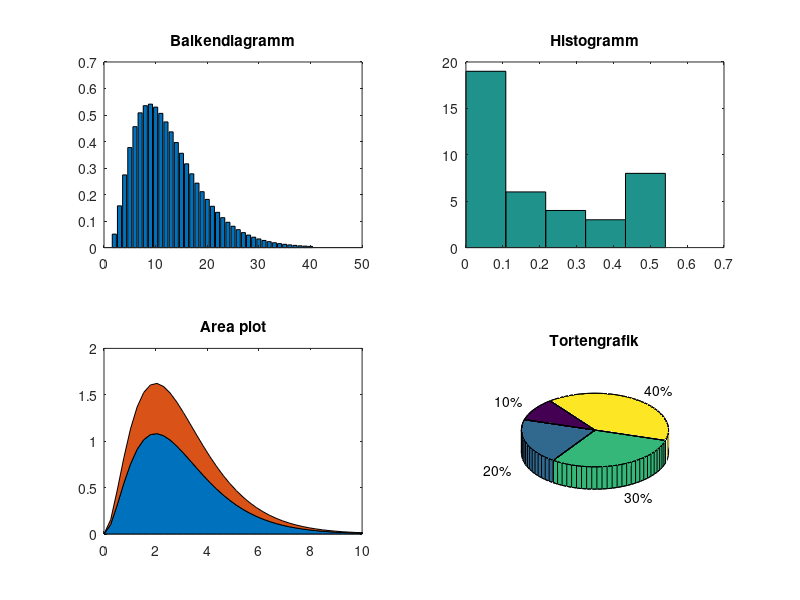

Here is the MATLAB script that generated this plot:
%-----------------------------
%  darstellung_daten_2d.m
%
%  Das Programm zeigt einige Visualisierungsmglichkeiten von Daten
%
%  Gerd Rapin   25.11.2003
%------------------------------
 
% Daten
n=linspace(0,10,40);
y=n.^2.*exp(-n);

% Balkendiagramm
subplot(2,2,1),
bar(y); title('Balkendiagramm');

% Histogramm
subplot(2,2,2),
hist(y,5); title('Histogramm');

% Area plot
subplot(2,2,3),
area(n,[2*y',y']); title('Area plot');

% Tortengrafik
subplot(2,2,4),
pie3([ 1 2 3 4]); title('Tortengrafik');
